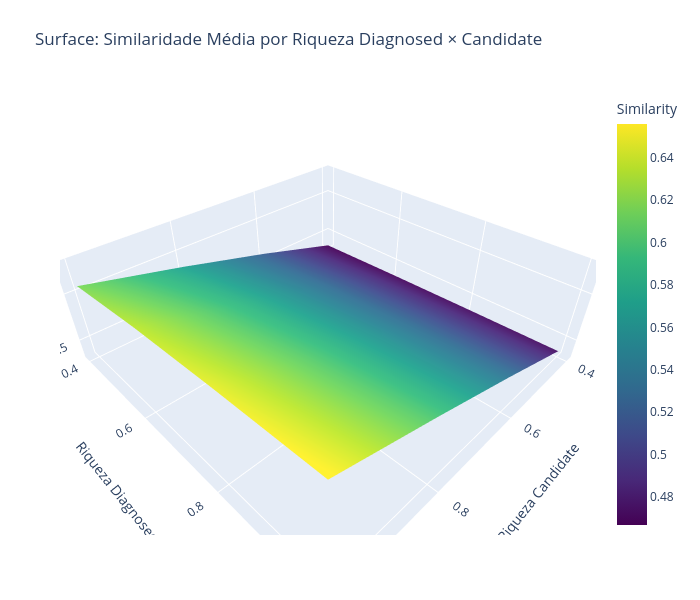

Here is the notebook cell this chart was saved with:
### Code cell
import plotly.graph_objs as go
import numpy as np
import pandas as pd

# 1. Pivot com a média de similaridade para cada grid
pivot = df.pivot_table(
    index='riqueza_diagnosed',
    columns='riqueza_candidate',
    values='similarity_result',
    aggfunc='mean'
)

# 2. Garante ordem crescente dos eixos
x = np.array(pivot.columns)
y = np.array(pivot.index)
z = np.array(pivot.values)

# 3. Cria o gráfico de superfície
fig = go.Figure(
    data=[go.Surface(
        z=z, x=x, y=y, colorscale='Viridis', colorbar=dict(title='Similarity')
    )]
)

fig.update_layout(
    title='Surface: Similaridade Média por Riqueza Diagnosed × Candidate',
    scene = dict(
        xaxis_title='Riqueza Candidate',
        yaxis_title='Riqueza Diagnosed',
        zaxis_title='Similarity'
    ),
    autosize=False,
    width=700,
    height=600,
    margin=dict(l=60, r=30, b=65, t=90)
)

fig.show()

### Figure 1 — Plotly figure (JSON) as saved in the notebook; plotly's stock layout.template omitted (floating-point values rounded to 4 significant figures)
{"data": [{"colorbar": {"title": {"text": "Similarity"}}, "colorscale": [[0, "#440154"], [0.1111, "#482878"], [0.2222, "#3e4989"], [0.3333, "#31688e"], [0.4444, "#26828e"], [0.5556, "#1f9e89"], [0.6667, "#35b779"], [0.7778, "#6ece58"], [0.8889, "#b5de2b"], [1, "#fde725"]], "type": "surface", "x": [0.4, 0.6, 0.8, 1.0], "y": [0.4, 0.6, 0.8, 1.0], "z": [[0.4667, 0.5212, 0.5706, 0.6159], [0.4702, 0.529, 0.5836, 0.6346], [0.4724, 0.534, 0.592, 0.647], [0.474, 0.5377, 0.5982, 0.656]]}], "layout": {"autosize": false, "height": 600, "margin": {"b": 65, "l": 60, "r": 30, "t": 90}, "scene": {"xaxis": {"title": {"text": "Riqueza Candidate"}}, "yaxis": {"title": {"text": "Riqueza Diagnosed"}}, "zaxis": {"title": {"text": "Similarity"}}}, "title": {"text": "Surface: Similaridade Média por Riqueza Diagnosed × Candidate"}, "width": 700}}
